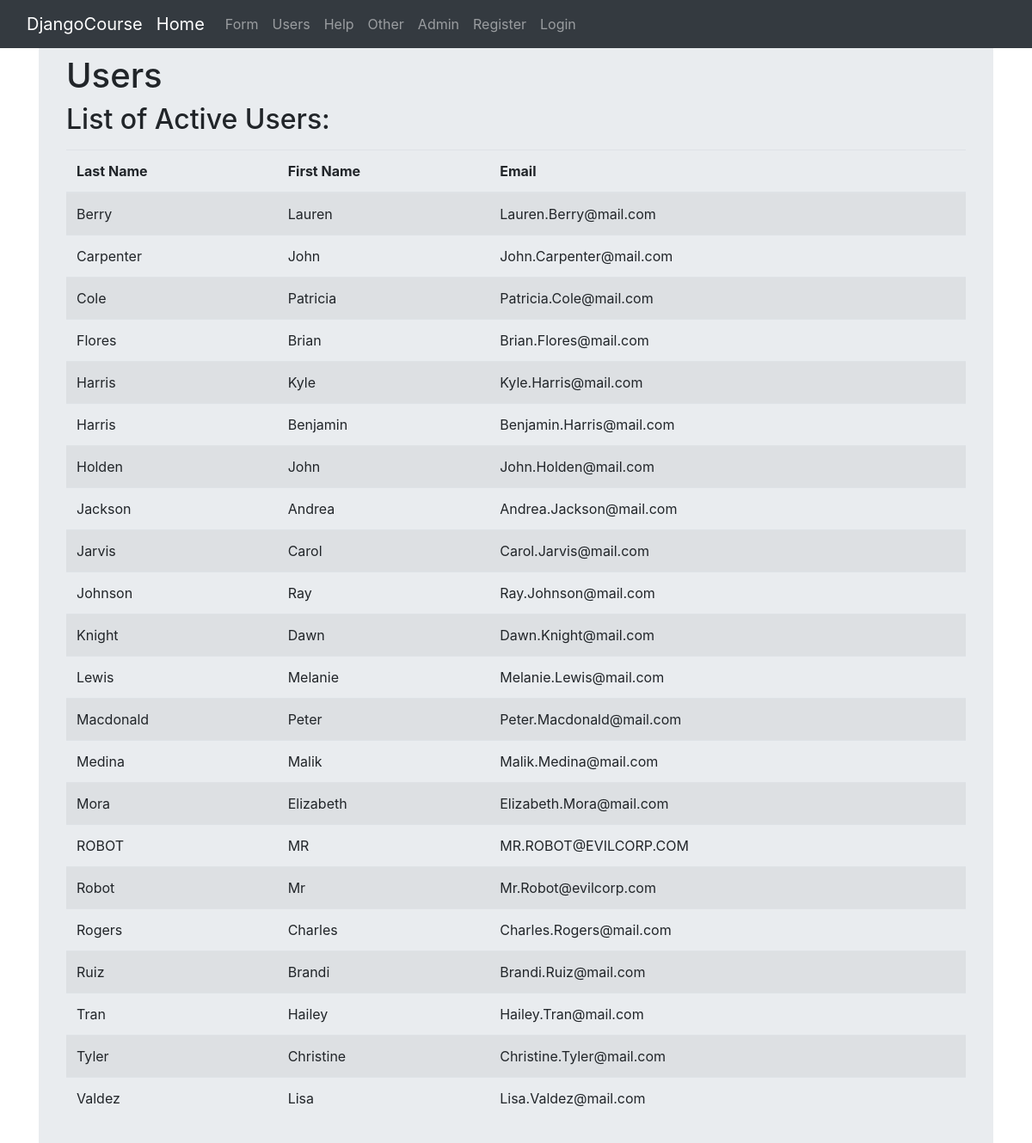
/first_app/users, run on the app's committed database.
### first_app/models.py (models this page shows)
class Users(models.Model):
    first_name = models.CharField(max_length=128)
    last_name = models.CharField(max_length=128)
    email = models.EmailField(max_length=128, unique=True)

### first_app/views.py (the view)
# urls.py: path('users', views.users_page, name='users_page'),
def users_page(request):
    users_ls = models.Users.objects.order_by('last_name')
    user_dict = {'users': users_ls}
    return render(request, 'first_app/users.html', context=user_dict)

### templates/first_app/users.html (shortened to what this page needs)
<!DOCTYPE html>
{% extends 'first_app/base.html' %}
    {% load static %}
    {% block body_block %}
        <h1>Users</h1>
        <h2>List of Active Users:</h2>
        <div class="table-hover table-striped">
            {% if users %}
                <table class="table">
                    <thead>
                        <th>Last Name</th>
                        <th>First Name</th>
                        <th>Email</th>
                    </thead>
                    {% for usr in users %}
                    <tr>
                        <td>{{ usr.last_name }}</td>
                        <td>{{ usr.first_name }}</td>
                        <td>{{ usr.email }}</td>
                    </tr>
                    {% endfor %}
                </table>
            {% else %}
                <p>NO USERS RECORDS FOUND!</p>
            {% endif %}
        </div>
    {% endblock %}

### data on the page
Users: last_name "Berry", first_name "Lauren", email "Lauren.Berry@mail.com"
Users: last_name "Carpenter", first_name "John", email "John.Carpenter@mail.com"
Users: last_name "Cole", first_name "Patricia", email "Patricia.Cole@mail.com"
Users: last_name "Flores", first_name "Brian", email "Brian.Flores@mail.com"
Users: last_name "Harris", first_name "Kyle", email "Kyle.Harris@mail.com"
Users: last_name "Harris", first_name "Benjamin", email "Benjamin.Harris@mail.com"
Users: last_name "Holden", first_name "John", email "John.Holden@mail.com"
Users: last_name "Jackson", first_name "Andrea", email "Andrea.Jackson@mail.com"
Users: last_name "Jarvis", first_name "Carol", email "Carol.Jarvis@mail.com"
Users: last_name "Johnson", first_name "Ray", email "Ray.Johnson@mail.com"
Users: last_name "Knight", first_name "Dawn", email "Dawn.Knight@mail.com"
Users: last_name "Lewis", first_name "Melanie", email "Melanie.Lewis@mail.com"
Users: last_name "Macdonald", first_name "Peter", email "Peter.Macdonald@mail.com"
Users: last_name "Medina", first_name "Malik", email "Malik.Medina@mail.com"
Users: last_name "Mora", first_name "Elizabeth", email "Elizabeth.Mora@mail.com"
Users: last_name "ROBOT", first_name "MR", email "MR.ROBOT@EVILCORP.COM"
Users: last_name "Robot", first_name "Mr", email "Mr.Robot@evilcorp.com"
Users: last_name "Rogers", first_name "Charles", email "Charles.Rogers@mail.com"
Users: last_name "Ruiz", first_name "Brandi", email "Brandi.Ruiz@mail.com"
Users: last_name "Tran", first_name "Hailey", email "Hailey.Tran@mail.com"
Users: last_name "Tyler", first_name "Christine", email "Christine.Tyler@mail.com"
Users: last_name "Valdez", first_name "Lisa", email "Lisa.Valdez@mail.com"
